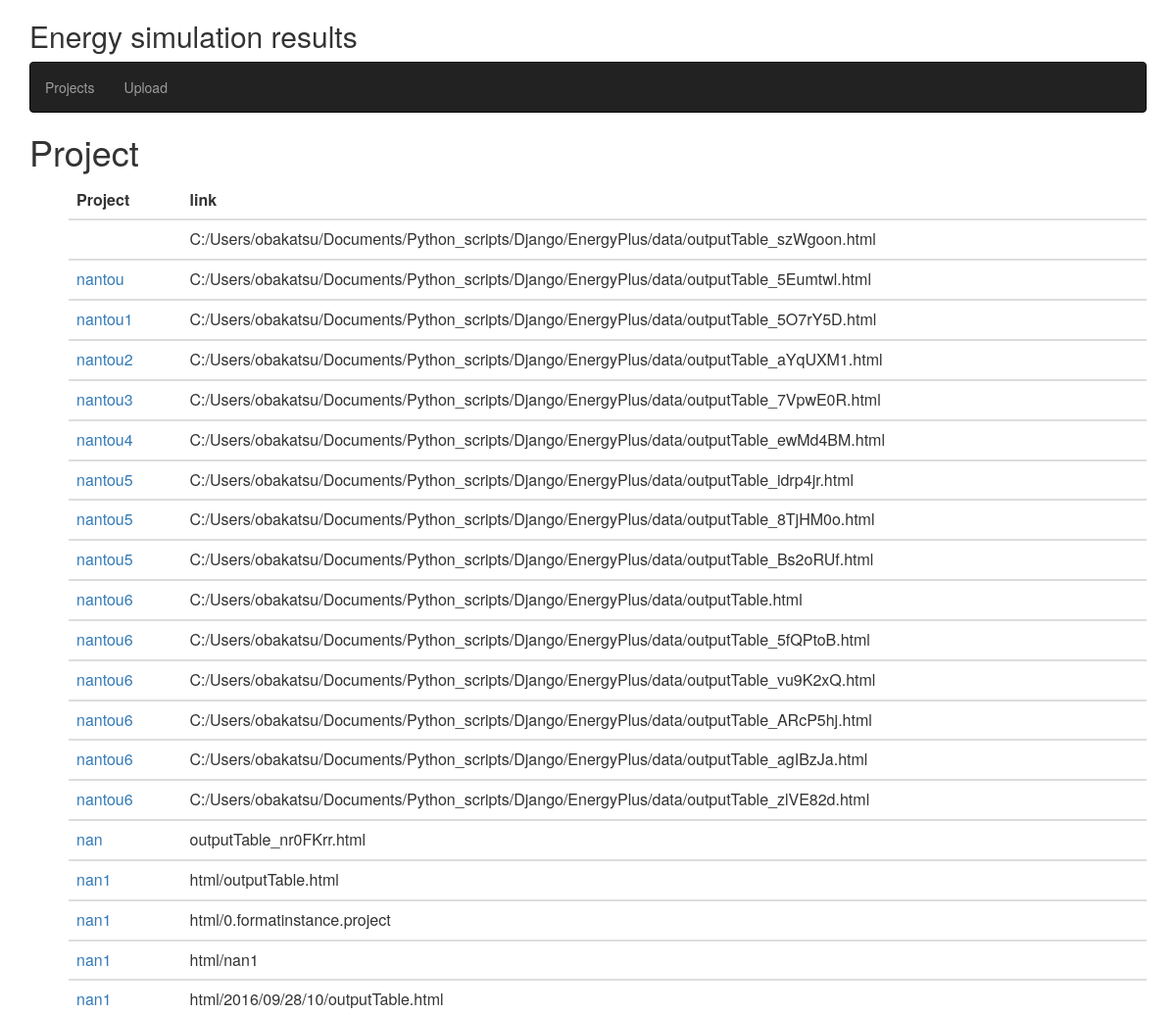
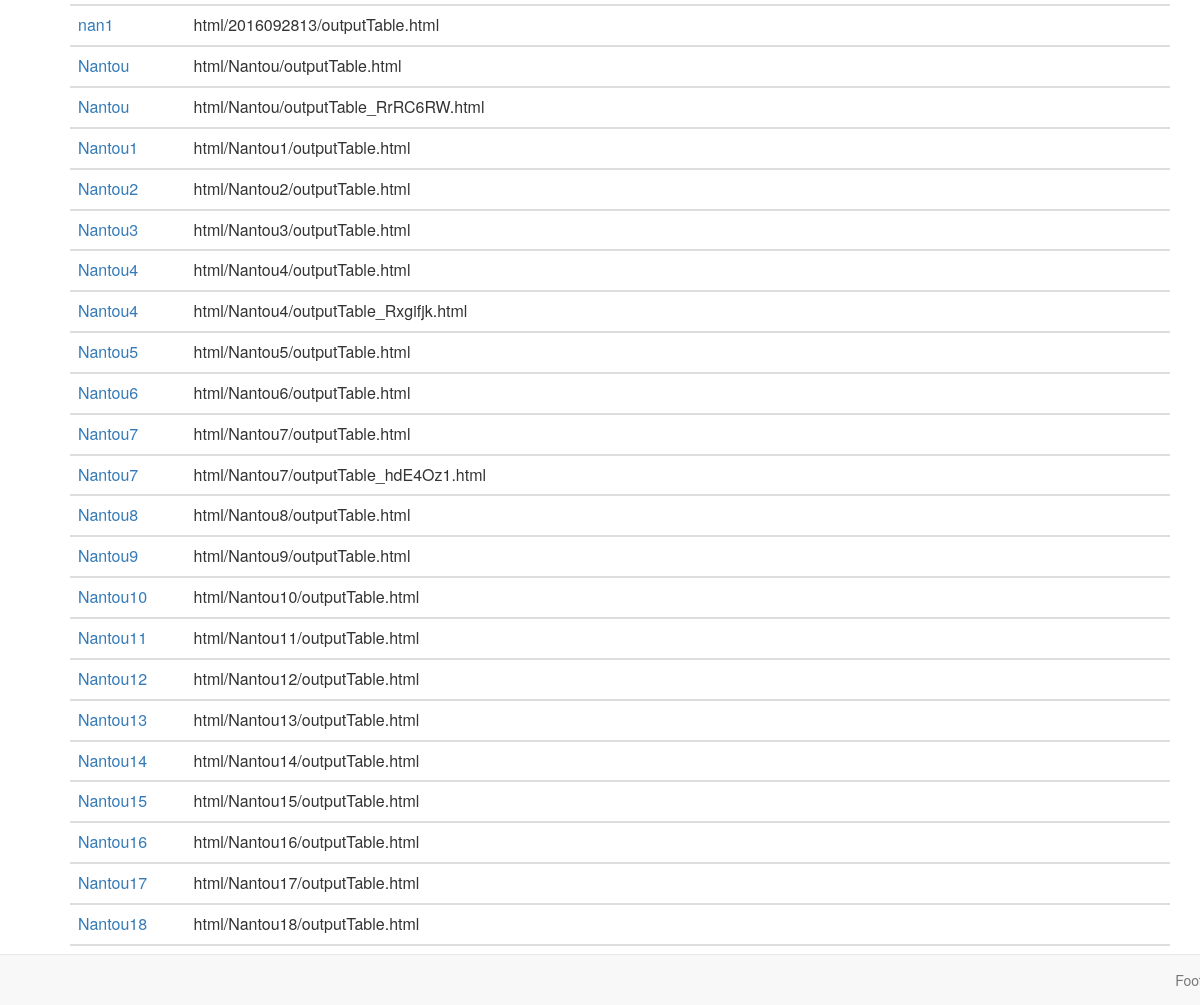
The page /project/ on the database as committed earlier (2 pictures, top to bottom).
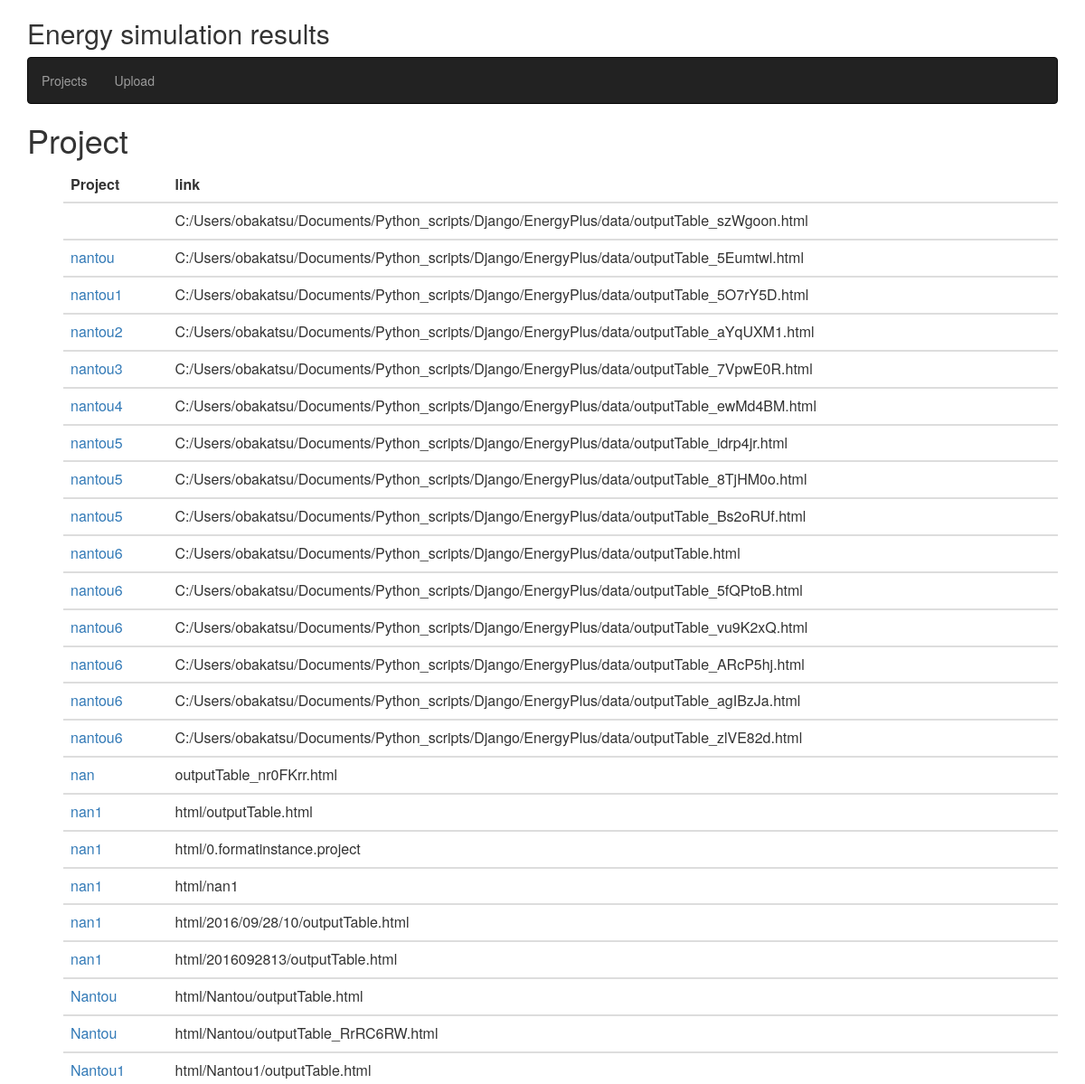
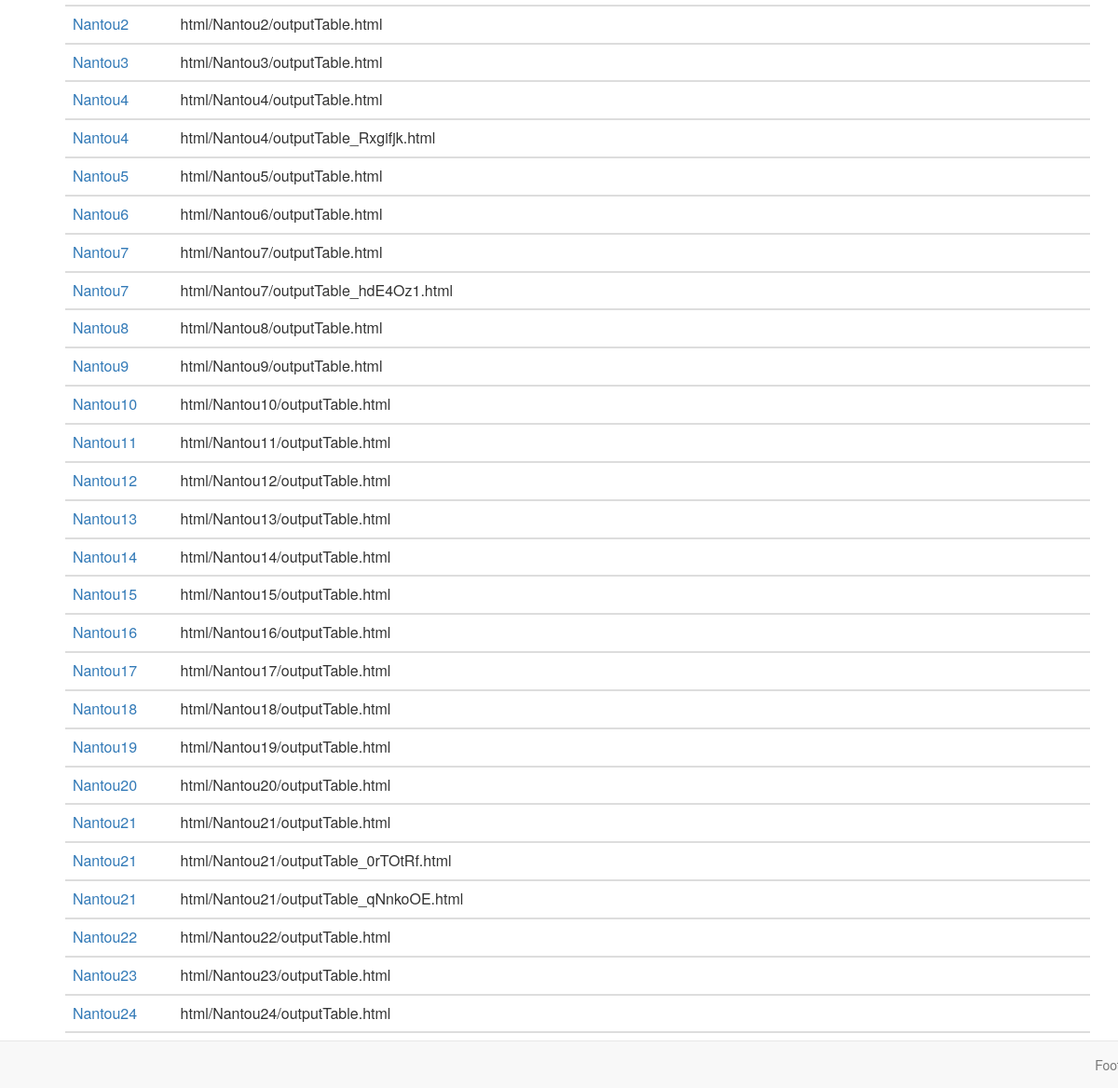
The same page on the database as committed later (2 pictures, top to bottom).
### project/models.py (models this page shows, shortened)
class html(models.Model):
	project=models.CharField(max_length=50,blank=True)
	html=models.FileField(upload_to=dir_path)
	uploaded_at=models.DateTimeField(auto_now_add=True)

### project/views.py (the view)
# urls.py: url(r'^project/$',ListView.as_view(),name='project'),
class ListView(ListView):
	model=html
	template_name='project_list.html'

### project/templates/project_list.html
{% extends "base.html" %}
{% block content %}
<h1>Project</h1>
<ul>
<table class="table">
<thead>
	<tr>
		<th>Project</th>
		<th>link</th>
	</tr>
</thead>
<tbody>
{% for project in object_list %}
	<tr>
		<td><a href="{% url 'detail' project.pk %}">{{project.project}}</a></td>
		<td>{{project.html}}</td>
	</tr>
</tbody>
{% empty %}
    <li>No projects yet.</li>
{% endfor %}
</ul>
{% endblock %}

Rows that differ between the two databases and show on the page:
now on this page (row unchanged): html: project "Nantou19", html "html/Nantou19/outputTable.html"
added html: project "Nantou20", html "html/Nantou20/outputTable.html"
added html: project "Nantou21", html "html/Nantou21/outputTable.html"
added html: project "Nantou21", html "html/Nantou21/outputTable_0rTOtRf.html"
added html: project "Nantou21", html "html/Nantou21/outputTable_qNnkoOE.html"
added html: project "Nantou22", html "html/Nantou22/outputTable.html"
added html: project "Nantou23", html "html/Nantou23/outputTable.html"
added html: project "Nantou24", html "html/Nantou24/outputTable.html"
